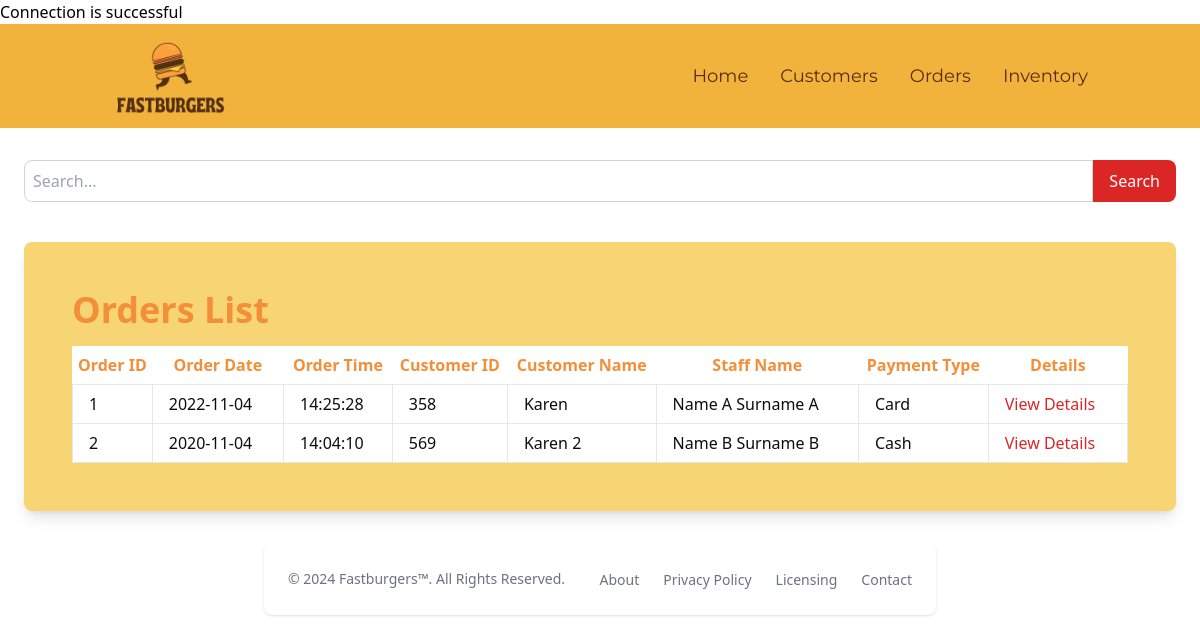
The page /pages/Orders.php on the database its author committed.
### tables this page shows
CREATE TABLE `Orders` (
  `order_id` int(11) NOT NULL,
  `order_date` date DEFAULT NULL,
  `order_time` time DEFAULT NULL,
  `fk_customer_id` int(11) DEFAULT NULL,
  `fk_payment_id` int(11) DEFAULT NULL,
  `fk_staff_id` int(11) DEFAULT NULL,
  `fk_menu_type_id` int(11) DEFAULT NULL,
  `fk_store_id` int(11) DEFAULT NULL
);

CREATE TABLE `Customer` (
  `customer_id` int(11) NOT NULL,
  `customer_name` varchar(255) DEFAULT NULL,
  `customer_tel` varchar(15) DEFAULT NULL
);

CREATE TABLE `Payment` (
  `payment_id` int(11) NOT NULL,
  `payment_type` varchar(255) DEFAULT NULL
);

### pages/Orders.php (the view)
<?php
    include '../config/dbConfig.php';
    include '../partials/header.php';
    include '../partials/navigation.php';
    $ordersQuery = $conn->prepare("SELECT
            Orders.order_id,
            Orders.order_date,
            Orders.order_time,
            Orders.fk_customer_id,
            Customer.customer_name,
            Staff.staff_firstname,
            Staff.staff_surname,
            Payment.payment_type
        FROM
            Orders
        LEFT JOIN
            Customer ON Orders.fk_customer_id = Customer.customer_id
        LEFT JOIN
            Staff ON Orders.fk_staff_id = Staff.staff_id
        LEFT JOIN
            Payment ON Orders.fk_payment_id = Payment.payment_id
        ORDER BY
            Orders.order_date DESC, Orders.order_time DESC;
    ");
    $ordersQuery->execute();
    $ordersQuery->bind_result($orderId, $orderDate, $orderTime, $customerId, $customerName, $staffFirstname, $staffSurname, $paymentType);
    $orders = [];
    while ($ordersQuery->fetch()) {
        $orders[] = [
            'order_id' => $orderId,
            'order_date' => $orderDate,
            'order_time' => $orderTime,
            'customer_id' => $customerId,
            'customer_name' => $customerName,
            'staff_name' => $staffFirstname . ' ' . $staffSurname,
            'payment_type' => $paymentType,
        ];
    }
?>
<div class="ordercontainer flex-grow mx-auto px-2 md:px-6 py-8" style="background-color: #FFFFFF;">
    <div class="grid grid-cols-1 md:grid-cols-1 gap-6">
        <div class="search-box md:col-span-1">
            <form action="search_results.php" method="get" class="flex">
                <input type="text" name="query" placeholder="Search..." class="w-full p-2 border border-gray-300 rounded-l-lg focus:outline-none focus:ring-2 focus:ring-red-600"/>
                <button type="submit" class="px-4 py-2 bg-red-600 text-white rounded-r-lg hover:bg-red-700 focus:outline-none focus:ring-2 focus:ring-red-600">Search</button>
            </form>
        </div>
        <div class="overflow md:col-span-1 bg-white p-12 rounded-lg shadow-lg h-full row-span-2" style="background-color: #f8d574; border-color: #592E15;">
            <h2 class=".montsheading text-4xl font-bold mb-4" style="color: #F28F38;">Orders List</h2>
            <table class="min-w-full bg-white">
                <thead>
                    <tr>
                        <th class=".montsheading py-2" style="color: #F28F38;">Order ID</th>
                        <th class=".montsheading py-2" style="color: #F28F38;">Order Date</th>
                        <th class=".montsheading py-2" style="color: #F28F38;">Order Time</th>
                        <th class=".montsheading py-2" style="color: #F28F38;">Customer ID</th>
                        <th class=".montsheading py-2" style="color: #F28F38;">Customer Name</th>
                        <th class=".montsheading py-2" style="color: #F28F38;">Staff Name</th>
                        <th class=".montsheading py-2" style="color: #F28F38;">Payment Type</th>
                        <th class=".montsheading py-2" style="color: #F28F38;">Details</th>
                    </tr>
                </thead>
                <tbody>
                    <?php foreach ($orders as $order): ?>
                        <tr style="border-color: #592E15;">
                            <td class="border px-4 py-2" style="color: #0D0D0D;"><?= htmlspecialchars($order['order_id']) ?></td>
                            <td class="border px-4 py-2" style="color: #0D0D0D;"><?= htmlspecialchars($order['order_date']) ?></td>
                            <td class="border px-4 py-2" style="color: #0D0D0D;"><?= htmlspecialchars($order['order_time']) ?></td>
                            <td class="border px-4 py-2" style="color: #0D0D0D;"><?= htmlspecialchars($order['customer_id']) ?></td>
                            <td class="border px-4 py-2" style="color: #0D0D0D;"><?= htmlspecialchars($order['customer_name']) ?></td>
                            <td class="border px-4 py-2" style="color: #0D0D0D;"><?= htmlspecialchars($order['staff_name']) ?></td>
                            <td class="border px-4 py-2" style="color: #0D0D0D;"><?= htmlspecialchars($order['payment_type']) ?></td>
                            <td class="border px-4 py-2"><a href="OrderDetails?order_id=<?= htmlspecialchars($order['order_id']) ?>" class="text-red-600 hover:text-red-700">View Details</a></td>
                        </tr>
                    <?php endforeach; ?>
                </tbody>
            </table>
        </div>
    </div>
</div>
<?php
    include '../partials/footer.php';
?>

### partials/header.php (shortened to what this page needs)
<!DOCTYPE html>
<html lang="en">
<head>
    <script src="https://cdn.tailwindcss.com"></script>
   <link rel="stylesheet" href="style.css">
</head>
<body>

### partials/navigation.php (shortened to what this page needs)
<header class="header bg-yellow-500" style="background-color: #F2B33D;">
  <nav class="container mx-auto px-6 py-3">
    <div class="flex items-center justify-between">
      <div class="text-white font-bold text-xl">
        <img src="FastBurgersLogocopyof.png" alt="Logo" style="height: 80px; width: auto;">
      </div>
      <div class="hidden md:block">
        <ul class="flex items-center space-x-8">
          <li><a href="<?= BASE_PATH ?>Index" class="montsheading text-brown-custom hover:text-white">Home</a></li>
          <li><a href="<?= BASE_PATH ?>Customers" class="montsheading text-brown-custom hover:text-white">Customers</a></li>
          <li><a href="<?= BASE_PATH ?>Orders" class="montsheading text-brown-custom hover:text-white">Orders</a></li>
          <li><a href="<?= BASE_PATH ?>Inventory" class="montsheading text-brown-custom hover:text-white">Inventory</a></li>
        </ul>
      </div>
    </div>
  </nav>
</header>

### partials/footer.php
<div class="footer max-w-2xl mx-auto">
	<footer class="p-4 bg-white rounded-lg shadow md:flex md:items-center md:justify-between md:p-6 dark:bg-gray-800 mt-auto">
		<span class="text-sm text-gray-500 sm:text-center dark:text-gray-400">© 2024 <a href="https://flowbite.com" class="hover:underline" target="_blank">Fastburgers™</a>. All Rights Reserved.
    	</span>
		<ul class="flex flex-wrap items-center mt-3 sm:mt-0">
			<li>
				<a href="#" class="mr-4 text-sm text-gray-500 hover:underline md:mr-6 dark:text-gray-400">About</a>
			</li>
			<li>
				<a href="#" class="mr-4 text-sm text-gray-500 hover:underline md:mr-6 dark:text-gray-400">Privacy
					Policy</a>
			</li>
			<li>
				<a href="#" class="mr-4 text-sm text-gray-500 hover:underline md:mr-6 dark:text-gray-400">Licensing</a>
			</li>
			<li>
				<a href="#" class="text-sm text-gray-500 hover:underline dark:text-gray-400">Contact</a>
			</li>
		</ul>
	</footer>
</div>
</body>
</html>

### style.css (style rules this page uses)
.montsheading { font-family: 'Montserrat', sans-serif; font-size: 18px; }
.text-brown-custom { color: #592E15; }

### rows shown on the page
orders: order_id "1", order_date "2022-11-04", order_time "14:25:28", fk_customer "358", fk_customer.customer_name "Karen", staff_name "Name A Surname A", fk_payment.payment_type "Card"
orders: order_id "2", order_date "2020-11-04", order_time "14:04:10", fk_customer "569", fk_customer.customer_name "Karen 2", staff_name "Name B Surname B", fk_payment.payment_type "Cash"
